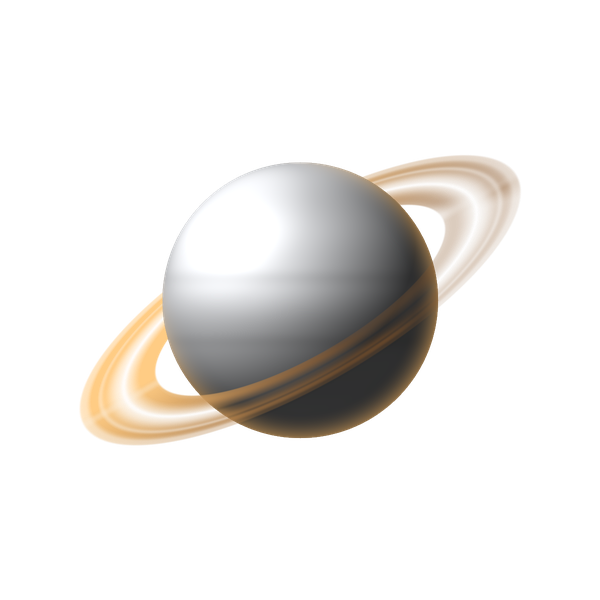
#> input picture brand-mark.png, 600 x 600 px
$ python make-w6-andromeda-weekend-loop.py
#> lines starting #> are read from the running program, lines starting #| are printed output that depends on the picture; after the words box and inside, x2 and y2 are one past the last pixel; in counts of white or black regions, pixels touching at a corner belong together
### brandkit.py
"""Gemeinsame Bausteine fuer die Content-Grafiken (Markensystem).

Farben/Schrift: docs/strategie.md. Wird von den make-*.py Skripten importiert.
Benoetigt: Pillow. Schriften: Segoe UI + Bahnschrift (Windows-Standard).
"""

from pathlib import Path

from PIL import Image, ImageDraw, ImageFilter, ImageFont

FDIR = Path("C:/Windows/Fonts")

S = 2                     # Supersampling
BG = (11, 14, 20)
FG = (242, 244, 248)
SEC = (169, 178, 195)
ACC = (255, 180, 84)
HAIR = (35, 42, 56)
HANDLE = "@theorbitlog"


def f(px, bold=False):
    return ImageFont.truetype(str(FDIR / ("segoeuib.ttf" if bold else "segoeui.ttf")), int(px))


def fmono(px):
    return ImageFont.truetype(str(FDIR / "bahnschrift.ttf"), int(px))


# [44 lines left out: functions tracked, wrap, canvas, glow, furniture, not called in this run]


_MARK_CACHE = {}


def brand_mark():
    """Laedt das freigestellte Marken-Icon (Ringplanet, identisch zum Profilbild).
    Erzeugt/aktualisiert mit make-brand-mark.py."""
    if "img" not in _MARK_CACHE:
        _MARK_CACHE["img"] = Image.open(Path(__file__).resolve().parent / "brand-mark.png").convert("RGBA")
    return _MARK_CACHE["img"]


def ring_mark(img, cx, cy, s):
    """Marken-Icon auf CTA-/Cover-Slides. img = Ziel-Bild, cx/cy = Mittelpunkt, s = Groesse."""
    sz = max(1, int(s * 3.8))
    mark = brand_mark().resize((sz, sz), Image.LANCZOS)
    img.paste(mark, (int(cx - sz / 2), int(cy - sz / 2)), mark)


def downscale(img, w, h):
    return img.resize((w, h), Image.LANCZOS)

### reelkit.py
"""Gemeinsame Bausteine fuer 1080x1920-Reels (ab Woche 4): Rahmen, Kugel-Schattierung,
Frame-Export, Montage und ffmpeg-Zusammenbau. Baut auf brandkit.py auf.

Reel-Skripte importieren per sys.path-Zeile (Elternordner) und rufen am Ende
`finish(frames, OUT, "w4-...", cover_idx)` auf.
Benoetigt: Pillow, imageio-ffmpeg (liefert die ffmpeg-Binary).
"""

import random
import subprocess
from pathlib import Path

from PIL import Image, ImageChops, ImageDraw, ImageFilter

from brandkit import S, FG, SEC, ACC, HAIR, f, fmono, tracked, wrap, canvas, ring_mark, downscale

W = 1080 * S
H = 1920 * S
M = 96 * S
TOP_SAFE = 250 * S
BOT_SAFE = 300 * S
SEC_PER_FRAME = 2.5


# ---------------------------------------------------------------- Rahmen

# [22 lines left out: functions starfield, new_frame, not called in this run]


def header(d, label):
    tracked(d, (M, TOP_SAFE), label, fmono(26 * S), ACC, 5 * S)


# [15 lines left out: functions footer_handle, ruler, not called in this run]


def ctext(d, s, font, fill, y, cx=None):
    cx = W / 2 if cx is None else cx
    d.text((cx - d.textlength(s, font=font) / 2, y), s, font=font, fill=fill)


# [43 lines left out: functions ctext_block, frame_cta, bookmark, frame_save, not called in this run]


def header_band(img, lines, accent, y=None):
    """Feste Kopfzeile fuer Animations-Reels (ab Woche 6, docs/reel-algorithmus.md): Marke + Handle,
    darunter die Schlagzeile (Liste von Zeilen); das Wort `accent` wird in ACC gesetzt."""
    d = ImageDraw.Draw(img)
    y = TOP_SAFE if y is None else y
    ring_mark(img, 120 * S, y + 34 * S, 15 * S)
    d = ImageDraw.Draw(img)
    d.text((170 * S, y + 4 * S), "Orbit Log", font=f(34 * S, bold=True), fill=FG)
    d.text((170 * S, y + 46 * S), "@theorbitlog", font=fmono(22 * S), fill=SEC)
    fo = f(60 * S, bold=True)
    y += 120 * S
    for ln in lines:
        x = (W - d.textlength(ln, font=fo)) / 2
        if accent and accent in ln:
            pre, post = ln.split(accent, 1)
            d.text((x, y), pre, font=fo, fill=FG)
            x += d.textlength(pre, font=fo)
            d.text((x, y), accent, font=fo, fill=ACC)
            x += d.textlength(accent, font=fo)
            d.text((x, y), post, font=fo, fill=FG)
        else:
            d.text((x, y), ln, font=fo, fill=FG)
        y += 72 * S
    return y


# ---------------------------------------------------------------- Kugeln

# [21 lines left out: functions blob, band, grain, not called in this run]


TEX = 512
_SHADE = {}


# [98 lines left out: functions _shade_map, sphere, tex_saturn, tex_moon, finish, not called in this run]

### w6-andromeda-weekend/make-w6-andromeda-weekend-loop.py
"""Woche 6, Freitag - Andromeda-Reel als realistischer Himmelsausschnitt (Umbau 08.10.2026 nach dem
Winner w6-sun-from-planets: feste Kopfzeile + eine durchgehende Szene). Ersetzt die Folien-Version
make-w6-andromeda-weekend-reel.py (bleibt als Archiv liegen).

Realistisch statt schematisch: echte Sternpositionen (J2000) in gnomonischer Projektion, Norden oben,
Osten links (Blick an den Himmel), Sterngroesse nach Helligkeit, dichtes Sternfeld bis ~9 mag,
Milchstrasse aus galaktischer Breite berechnet (laeuft tatsaechlich durch Cassiopeia), M31 in echter
Groesse/Lage (PA 38 Grad, ~3 x 1 Grad) mit M32/M110, Fernglas-Ausschnitt (7 Grad) zum Schluss.

Ablauf (12 s, nahtloser Loop): Himmel steht -> Cassiopeia-W leuchtet auf -> Linien -> Pfeil aus der
tieferen V-Haelfte (Spitze Schedar) zur Galaxie -> Ring um Andromeda -> Fernglas-Ansicht ->
"Its light left 2.5 million years ago" -> zurueck.

Fakten: Neumond 10.10.2026; M31 ~2,5 Mio. Lichtjahre, ~3,4 mag, mit blossem Auge als schwacher
laenglicher Fleck sichtbar; Oktober abends ~2 h nach Sonnenuntergang hoch im Osten/Nordosten;
Aufsuchen ueber die tiefere V-Haelfte (Caph-Schedar-Navi) von Cassiopeias W. Hintergrundsterne
unter 4 mag sind zufaellig verteilt (statistisch realistische Dichte), keine Katalogpositionen.

    python make-w6-andromeda-weekend-loop.py  ->  w6-andromeda-weekend-loop.mp4, -loop-cover.png
"""

import math
import os
import random
import subprocess
import sys
from pathlib import Path

import imageio_ffmpeg
import numpy as np
from PIL import Image, ImageDraw, ImageFilter

sys.path.insert(0, str(Path(__file__).resolve().parent.parent))
from brandkit import S, FG, SEC, ACC, f, downscale
from reelkit import header_band

OUT = Path(__file__).resolve().parent
W, H, FPS, LOOP = 1080, 1920, 30, 12.0
HOR = 1400                                          # Horizont (Ausgabe-px)
RA0, DEC0, SCALE, CY0 = 12.5, 51.0, 30.0, 1000      # Projektionsmitte (Grad), px pro Grad, Bild-y der Mitte


def hms(h, m, s):
    return (h + m / 60 + s / 3600) * 15


def dms(d, m, s):
    return d + m / 60 + s / 3600


# Helle Sterne (J2000, Helligkeit mag, Farbe)
BRIGHT = {
    "Caph": (hms(0, 9, 10.7), dms(59, 8, 59), 2.27, (255, 246, 230)),
    "Schedar": (hms(0, 40, 30.4), dms(56, 32, 14), 2.24, (255, 214, 170)),
    "Navi": (hms(0, 56, 42.5), dms(60, 43, 0), 2.47, (215, 228, 255)),
    "Ruchbah": (hms(1, 25, 49.0), dms(60, 14, 7), 2.68, (240, 244, 255)),
    "Segin": (hms(1, 54, 23.7), dms(63, 40, 12), 3.37, (210, 224, 255)),
    "eta Cas": (hms(0, 49, 6.3), dms(57, 48, 55), 3.44, (255, 248, 236)),
    "Mirach": (hms(1, 9, 43.9), dms(35, 37, 14), 2.05, (255, 196, 150)),
    "mu And": (hms(0, 56, 45.2), dms(38, 29, 58), 3.87, (240, 244, 255)),
    "nu And": (hms(0, 49, 48.8), dms(41, 4, 44), 4.53, (225, 234, 255)),
    "Almach": (hms(2, 3, 54.0), dms(42, 19, 47), 2.10, (255, 206, 160)),
    "delta And": (hms(0, 39, 19.7), dms(30, 51, 40), 3.27, (255, 210, 170)),
    "Alpheratz": (hms(0, 8, 23.3), dms(29, 5, 26), 2.06, (225, 234, 255)),
    "Mirfak": (hms(3, 24, 19.4), dms(49, 51, 40), 1.79, (255, 244, 220)),
    "Alderamin": (hms(21, 18, 34.8), dms(62, 35, 8), 2.45, (255, 250, 240)),
    "Polaris": (hms(2, 31, 49.1), dms(89, 15, 51), 1.98, (255, 246, 222)),
}
W_STARS = ["Segin", "Ruchbah", "Navi", "Schedar", "Caph"]
M31 = (hms(0, 42, 44.3), dms(41, 16, 9))
M32 = (hms(0, 42, 41.8), dms(40, 51, 55))
M110 = (hms(0, 40, 22.1), dms(41, 41, 7))
GAL = np.array([[-0.0548755604, -0.8734370902, -0.4838350155],      # aequatorial -> galaktisch (J2000)
                [0.4941094279, -0.4448296300, 0.7469822445],
                [-0.8676661490, -0.1980763734, 0.4559837762]])


class Proj:
    """Gnomonische Projektion: Norden oben, Osten links."""

    def __init__(self, ra0, dec0, scale, cx, cy):
        self.ra0, self.dec0 = math.radians(ra0), math.radians(dec0)
        self.k = math.degrees(1) * scale
        self.cx, self.cy = cx, cy

    def xy(self, ra, dec):
        r, d = math.radians(ra), math.radians(dec)
        c = math.sin(self.dec0) * math.sin(d) + math.cos(self.dec0) * math.cos(d) * math.cos(r - self.ra0)
        x = math.cos(d) * math.sin(r - self.ra0) / c
        y = (math.cos(self.dec0) * math.sin(d) - math.sin(self.dec0) * math.cos(d) * math.cos(r - self.ra0)) / c
        return self.cx - x * self.k, self.cy - y * self.k

    def inverse_grid(self, w, h, ox=0, oy=0, step=1.0):
        X, Y = np.meshgrid(np.arange(w) * step + ox, np.arange(h) * step + oy)
        x, y = (self.cx - X) / self.k, (self.cy - Y) / self.k
        rho = np.sqrt(x * x + y * y) + 1e-12
        c = np.arctan(rho)
        dec = np.arcsin(np.cos(c) * math.sin(self.dec0) + y * np.sin(c) * math.cos(self.dec0) / rho)
        ra = self.ra0 + np.arctan2(x * np.sin(c), rho * math.cos(self.dec0) * np.cos(c) - y * math.sin(self.dec0) * np.sin(c))
        return ra, dec


def galactic_b(ra, dec):
    v = np.stack([np.cos(dec) * np.cos(ra), np.cos(dec) * np.sin(ra), np.sin(dec)])
    g = np.tensordot(GAL, v, axes=1)
    return np.degrees(np.arcsin(np.clip(g[2], -1, 1))), np.degrees(np.arctan2(g[1], g[0]))


def faint_stars():
    """Statistisches Sternfeld 4-9,5 mag in RA/Dec (Dichte steigt ~0,5 dex pro mag, zur Milchstrasse hin dichter)."""
    rng = np.random.default_rng(42)
    n = 22000
    ra = rng.uniform(-40, 75, n)
    dec = np.degrees(np.arcsin(rng.uniform(math.sin(math.radians(15)), 1, n)))
    u = rng.random(n)
    m = 4 + np.log10(1 + u * (10 ** (0.5 * 5.5) - 1)) / 0.5
    b, _ = galactic_b(np.radians(ra), np.radians(dec))
    keep = rng.random(n) < 0.35 + 0.65 * np.exp(-(b / 18) ** 2)
    tint = rng.choice(4, n, p=[0.55, 0.2, 0.15, 0.1])
    return ra[keep], dec[keep], m[keep], tint[keep]


TINTS = [(244, 246, 255), (255, 236, 210), (214, 226, 255), (255, 214, 180)]


def star_disc(d, x, y, mag, col, limit, k=1.0):
    """Stern als Punkt; Groesse/Helligkeit aus der Magnitude (relativ zur Grenzgroesse)."""
    fl = 10 ** (-0.4 * (mag - limit))
    if fl < 0.35:
        return
    a = min(255, int(105 * fl ** 0.5))
    r = (0.55 + 0.55 * math.log10(1 + fl)) * k
    d.ellipse([x - r, y - r, x + r, y + r], fill=col + (a,))


def bright_star(img, x, y, mag, col, k=1.0):
    fl = 10 ** (-0.4 * (mag - 2.0))
    g = int((10 + 10 * fl ** 0.5) * k)
    halo = Image.new("L", (4 * g, 4 * g), 0)
    ImageDraw.Draw(halo).ellipse([g, g, 3 * g, 3 * g], fill=int(min(200, 110 * fl ** 0.5)))
    halo = halo.filter(ImageFilter.GaussianBlur(g * 0.45))
    img.paste(Image.new("RGB", halo.size, col), (int(x - 2 * g), int(y - 2 * g)), halo)
    r = (2.2 + 1.6 * fl ** 0.5) * k
    ImageDraw.Draw(img).ellipse([x - r, y - r, x + r, y + r], fill=tuple(min(255, c + 10) for c in col))


def galaxy_patch(scale_px_per_deg, gain=1.0):
    """M31 als Flaechenhelligkeit: heller Kern, Bulge, geneigte Scheibe (b/a ~0,3), angedeutete Staubbahn,
    PA 38 Grad. Rueckgabe RGBA, Mittelpunkt = Bildmitte."""
    size = int(scale_px_per_deg * 4.2) | 1
    yy, xx = np.mgrid[0:size, 0:size].astype(np.float32) - size // 2
    pa = math.radians(38)
    # Bildschirm: Norden = -y, Osten = -x. Grosse Achse zeigt nach PA (von Nord ueber Ost)
    ux, uy = -math.sin(pa), -math.cos(pa)
    u = (xx * ux + yy * uy) / scale_px_per_deg                       # Grad entlang grosser Achse
    v = (-xx * uy + yy * ux) / scale_px_per_deg                      # Grad entlang kleiner Achse
    re = np.sqrt(u ** 2 + (v / 0.32) ** 2)
    disk = np.exp(-re / 0.55)
    bulge = np.exp(-np.sqrt(u ** 2 + (v / 0.65) ** 2) / 0.12)
    core = np.exp(-np.sqrt(u ** 2 + v ** 2) / 0.025)
    dust = 1 - 0.35 * np.exp(-((v - 0.07 - 0.02 * u) / 0.025) ** 2) * (np.abs(u) < 1.4)
    I = (0.55 * disk + 0.9 * bulge + 1.2 * core) * dust * gain
    col_disk, col_core = np.array([200, 212, 236]), np.array([255, 236, 204])
    mixk = np.clip(bulge * 1.2, 0, 1)[..., None]
    rgb = col_disk * (1 - mixk) + col_core * mixk
    alpha = np.clip(I, 0, 1) * 255
    return Image.fromarray(np.dstack([rgb, alpha]).astype(np.uint8), "RGBA")


def fuzzy(img, x, y, r, a):
    m = Image.new("L", (int(4 * r) + 2, int(4 * r) + 2), 0)
    ImageDraw.Draw(m).ellipse([r, r, 3 * r, 3 * r], fill=a)
    m = m.filter(ImageFilter.GaussianBlur(r * 0.6))
    img.paste(Image.new("RGB", m.size, (230, 232, 240)), (int(x - 2 * r), int(y - 2 * r)), m)


def render_sky(w, h, proj, limit, ss=1, mw=True, horizon_glow=True, star_k=1.0, gal_gain=1.0):
    """Himmel in Ausgabe-Groesse w x h (intern ss-fach): Gradient, Milchstrasse, Sterne, Galaxien."""
    W2, H2 = w * ss, h * ss
    p = Proj(math.degrees(proj.ra0), math.degrees(proj.dec0), proj.k / math.degrees(1) * ss, proj.cx * ss, proj.cy * ss)
    t = np.linspace(0, 1, H2)[:, None]
    top, bot = np.array([5, 7, 13]), np.array([16, 20, 34])
    sky = top * (1 - t[..., None]) + bot * t[..., None]
    sky = np.repeat(sky, W2, axis=1).astype(np.float32)
    if horizon_glow:                                                 # Restlicht am Horizont
        glow = np.exp(-np.clip((HOR * ss - np.arange(H2)) / (220 * ss), 0, None))[:, None, None]
        sky += glow * np.array([22, 22, 30])
    if mw:                                                           # Milchstrasse (galaktische Breite)
        step = 4
        ra, dec = p.inverse_grid(W2 // step + 1, H2 // step + 1, step=step)
        b, l = galactic_b(ra, dec)
        rng = np.random.default_rng(5)
        n1 = np.asarray(Image.fromarray((rng.random((H2 // 40 + 2, W2 // 40 + 2)) * 255).astype(np.uint8))
                        .resize(b.shape[::-1], Image.BICUBIC), np.float32) / 255
        n2 = np.asarray(Image.fromarray((rng.random((H2 // 12 + 2, W2 // 12 + 2)) * 255).astype(np.uint8))
                        .resize(b.shape[::-1], Image.BICUBIC), np.float32) / 255
        band = np.exp(-(b / 9.0) ** 2) * (0.55 + 0.6 * n1) * (0.75 + 0.35 * n2)
        rift = 1 - 0.45 * np.exp(-((b - 1.5) / 2.2) ** 2) * (n1 > 0.45)
        mwv = np.clip(band * rift, 0, 1.4)
        mwv = np.asarray(Image.fromarray((mwv * 180).astype(np.uint8)).resize((W2, H2), Image.BICUBIC)
                         .filter(ImageFilter.GaussianBlur(6 * ss)), np.float32) / 180
        sky += mwv[..., None] * np.array([30, 31, 38])
    img = Image.fromarray(np.clip(sky, 0, 255).astype(np.uint8), "RGB")
    ov = Image.new("RGBA", img.size, (0, 0, 0, 0))
    d = ImageDraw.Draw(ov)
    ra, dec, m, tint = FAINT
    for i in range(len(ra)):
        if m[i] > limit + 1.2:
            continue
        x, y = p.xy(ra[i], dec[i])
        if -5 <= x < W2 + 5 and -5 <= y < H2 + 5:
            star_disc(d, x, y, m[i], TINTS[tint[i]], limit, k=ss * star_k)
    img = Image.alpha_composite(img.convert("RGBA"), ov).convert("RGB")
    for x, y, r, a in [(*p.xy(*M32), 0.06, 70), (*p.xy(*M110), 0.10, 45)]:   # Begleitgalaxien
        fuzzy(img, x, y, max(1.5, r * p.k / math.degrees(1)), a)
    g = galaxy_patch(p.k / math.degrees(1), gain=gal_gain)
    gx, gy = p.xy(*M31)
    img.paste(g, (int(gx - g.width / 2), int(gy - g.height / 2)), g)
    for name, (r_, d_, mag, col) in BRIGHT.items():
        x, y = p.xy(r_, d_)
        if -40 <= x < W2 + 40 and -40 <= y < H2 + 40:
            bright_star(img, x, y, mag, col, k=ss * star_k)
    return img


FAINT = faint_stars()
PROJ = Proj(RA0, DEC0, SCALE, W / 2, CY0)


def ease(x):
    x = min(1.0, max(0.0, x))
    return x * x * (3 - 2 * x)


def background():
    sky = render_sky(W, H, PROJ, limit=6.3, ss=S)
#> in render_sky, `img = Image.fromarray(np.clip(sky, 0, 255).astype(np.uint8), "RGB")`:
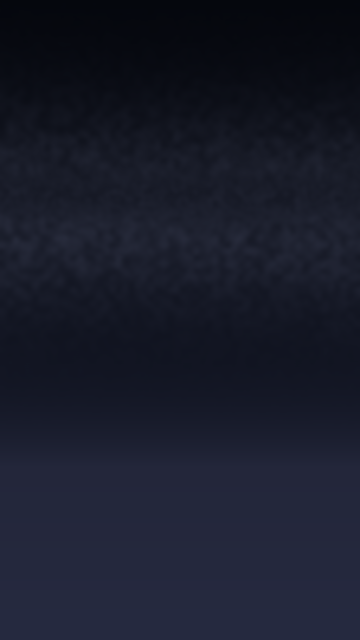
#> img: PIL image 2160x3840 RGB (shown at 1/6 size); mean R, G, B 24.3, 27.5, 41.9
#> the loop in render_sky, `for i in range(len(ra)):` made 14196 passes
#> (fl in star_disc, a in star_disc) on passes 50, 59: (1.17, 113), (0.426, 68)
#> in galaxy_patch, `pa = math.radians(38)`: pa = 0.663
#> in galaxy_patch, `ux, uy = -math.sin(pa), -math.cos(pa)`: ux = -0.616; uy = -0.788
#> in galaxy_patch, `re = np.sqrt(u ** 2 + (v / 0.32) ** 2)`:
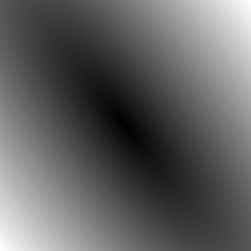
#> re: shape (251, 251) float32; min 0, max 9.15, mean 3.48; drawn with min black and max white
#> in galaxy_patch, `rgb = col_disk * (1 - mixk) + col_core * mixk`:
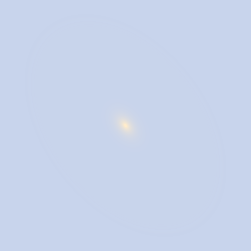
#> rgb: shape (251, 251, 3) float64; mean of channels 0, 1, 2 200.2, 212.1, 235.9; drawn as R, G, B
#> in galaxy_patch, `alpha = np.clip(I, 0, 1) * 255`:
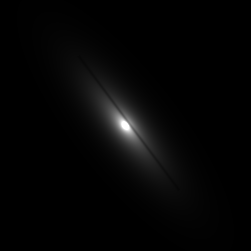
#> alpha: shape (251, 251) float32; min 8.42e-06, max 255, mean 5.4
#> the loop in render_sky, `for name, (r_, d_, mag, col) in BRIGHT.items():` made 15 passes
#> (d in xy, c in xy, x, y) on passes 1 to 8: (1.03, 0.985, 1397.2, 1483.1), (0.987, 0.995, 1158.9, 1665.4), (1.06, 0.986, 1030.1, 1410.7), (1.05, 0.983, 809.8, 1422.4), (1.11, 0.965, 641.7, 1170.2), (1.01, 0.993, 1087.2, 1589.1), (0.622, 0.962, 830.3, 2939.1), (0.672, 0.976, 998.8, 2761.4)
#> pass 1, in bright_star, `halo = halo.filter(ImageFilter.GaussianBlur(g * 0.45))`:
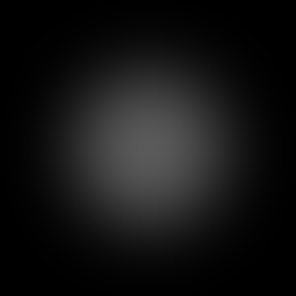
#> halo: PIL image 148x148 L (shown 2 times larger); min 0, max 90, mean 19.5
    img = sky
    rnd = random.Random(5)                                           # Horizont mit Baeumen
    d = ImageDraw.Draw(img)
    pts = [(0, H * S)]
    for i in range(41):
        pts.append((W * S * i / 40, (HOR + math.sin(i * 0.35) * 20 + rnd.uniform(-8, 8)) * S))
    pts.append((W * S, H * S))
    d.polygon(pts, fill=(3, 4, 6))
    for x in (W * 0.08, W * 0.18, W * 0.93):
        for k in range(4):
            w = (50 - k * 10) * S
            d.polygon([(x * S - w, (HOR - k * 36 + 10) * S), (x * S + w, (HOR - k * 36 + 10) * S),
                       (x * S, (HOR - (k + 1) * 36 - 14) * S)], fill=(3, 4, 6))
    shade = Image.new("L", img.size, 0)                              # Kopfzeile lesbar halten
    ImageDraw.Draw(shade).rectangle([0, 0, W * S, 560 * S], fill=120)
    shade = shade.filter(ImageFilter.GaussianBlur(60 * S))
    img.paste(Image.new("RGB", img.size, (5, 7, 12)), (0, 0), shade)
    y = header_band(img, ["You can see another GALAXY", "this weekend. No telescope."], "GALAXY")
    d = ImageDraw.Draw(img)
    sub = "Oct 9-11 · New Moon · 2 h after sunset, look northeast"
    d.text(((W * S - d.textlength(sub, font=f(30 * S))) / 2, y + 6 * S), sub, font=f(30 * S), fill=SEC)
    for n, (txt, fo, col) in enumerate([("Save this for Saturday night", f(40 * S, bold=True), FG),
                                        ("Send it to your stargazing buddy", f(32 * S), SEC)]):
        d.text(((W * S - d.textlength(txt, font=fo)) / 2, (HOR + 118 + n * 54) * S), txt, font=fo, fill=col)
    return downscale(img, W, H)


def binocular_view(r_px):
    """Fernglas-Ansicht (7 Grad Gesichtsfeld) um M31, kreisfoermig, mit Rand-Vignette."""
    d = 2 * r_px
    scale = d / 7.0
    p = Proj(M31[0], M31[1], scale, r_px, r_px)
    img = render_sky(d, d, p, limit=9.0, ss=2, mw=False, horizon_glow=False, star_k=0.8, gal_gain=1.6)
    img = img.resize((d, d), Image.LANCZOS)
    m = Image.new("L", (d * 4, d * 4), 0)
    ImageDraw.Draw(m).ellipse([0, 0, d * 4 - 1, d * 4 - 1], fill=255)
    m = m.resize((d, d), Image.LANCZOS)
    yy, xx = np.mgrid[0:d, 0:d] - r_px
    vig = np.clip(1.15 - 0.45 * (np.sqrt(xx ** 2 + yy ** 2) / r_px) ** 3, 0, 1)
    arr = (np.asarray(img, np.float32) * vig[..., None]).astype(np.uint8)
    out = Image.fromarray(arr, "RGB").convert("RGBA")
    out.putalpha(m)
    return out


# [68 lines left out: function frame, not called in this run]


def main():
    bg = background()
#> after the loop in background, `for i in range(41):`: pts = 42 pairs, first value 0 to 2160, second value 2752.4 to 3840
#> in background, `ImageDraw.Draw(shade).rectangle([0, 0, W * S, 560 * S], fill=120)`:
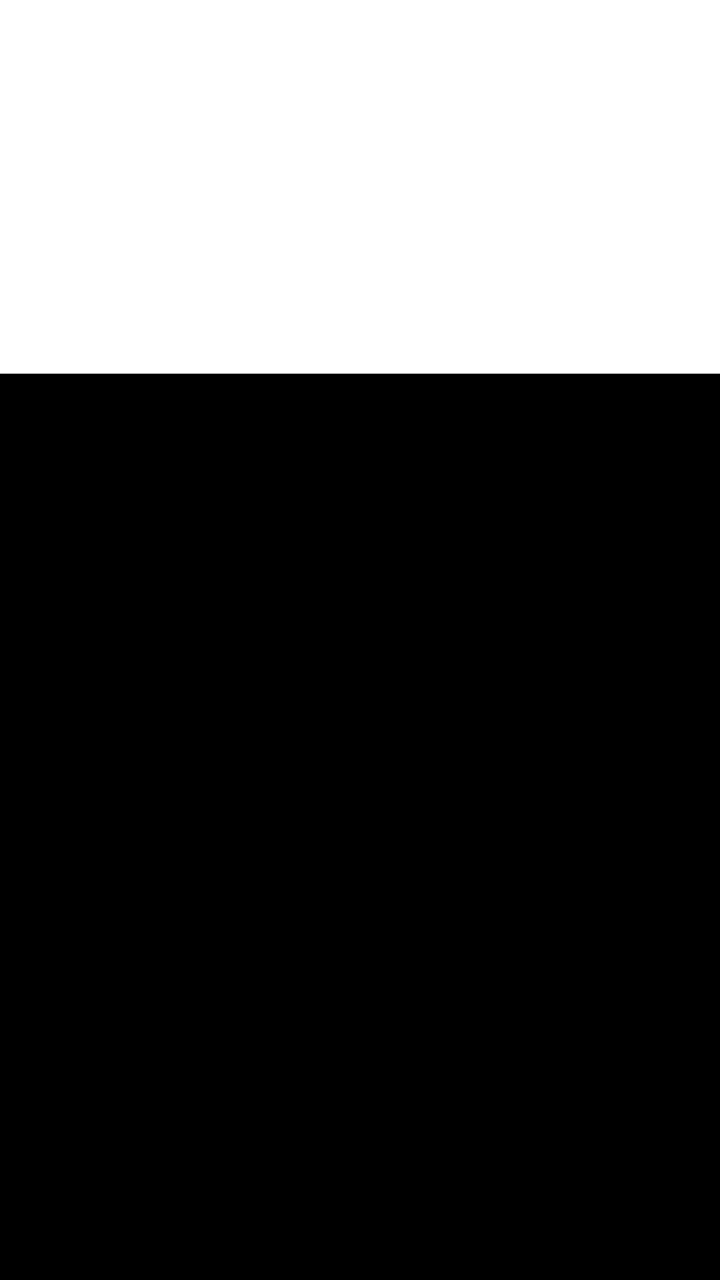
#> shade: PIL image 2160x3840 L (shown at 1/3 size); values 0 (black) and 120 (white), 29.2% white; 1 white region, box (x1, y1, x2, y2) and area: (0, 0, 2160, 1121) 2421360
#> in background, `shade = shade.filter(ImageFilter.GaussianBlur(60 * S))`:
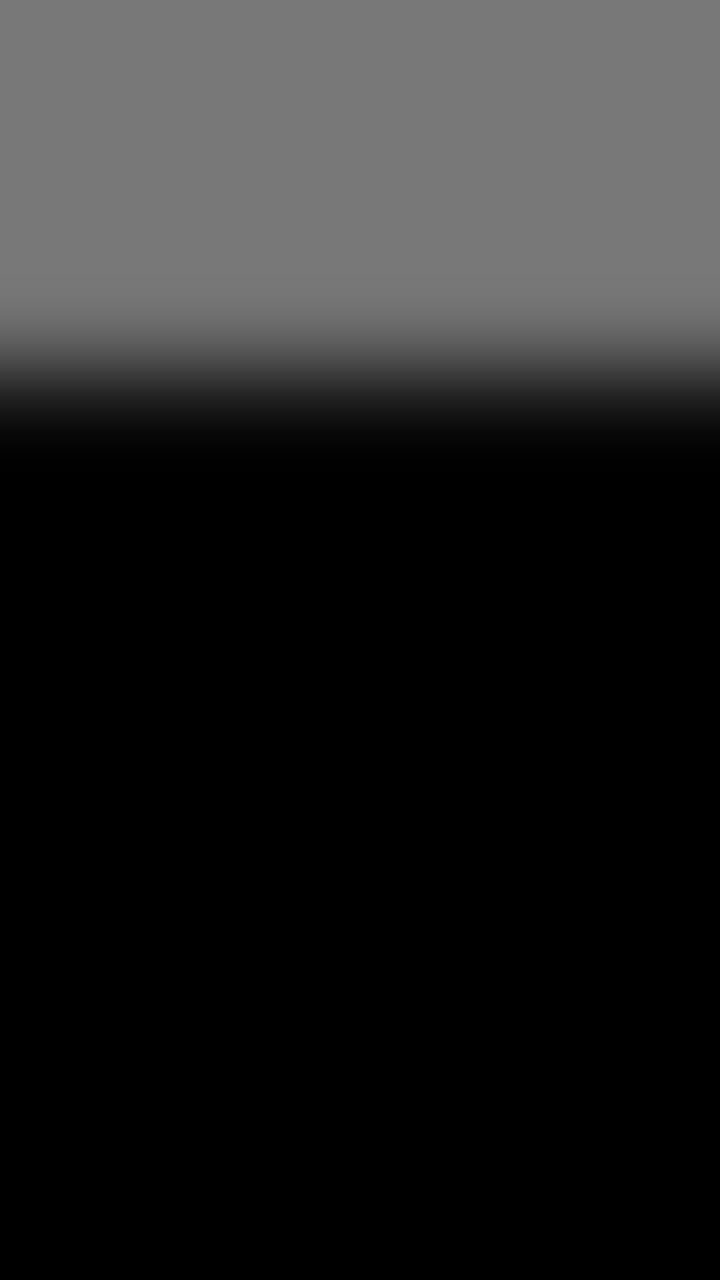
#> shade: PIL image 2160x3840 L (shown at 1/3 size); min 0, max 120, mean 35
#> in brand_mark, returned value is the input picture: PIL image 600x600 RGBA; mean R, G, B, A 37.4, 33.3, 28.9, 49.4
#> (the rest of the program and of its run is left out)
